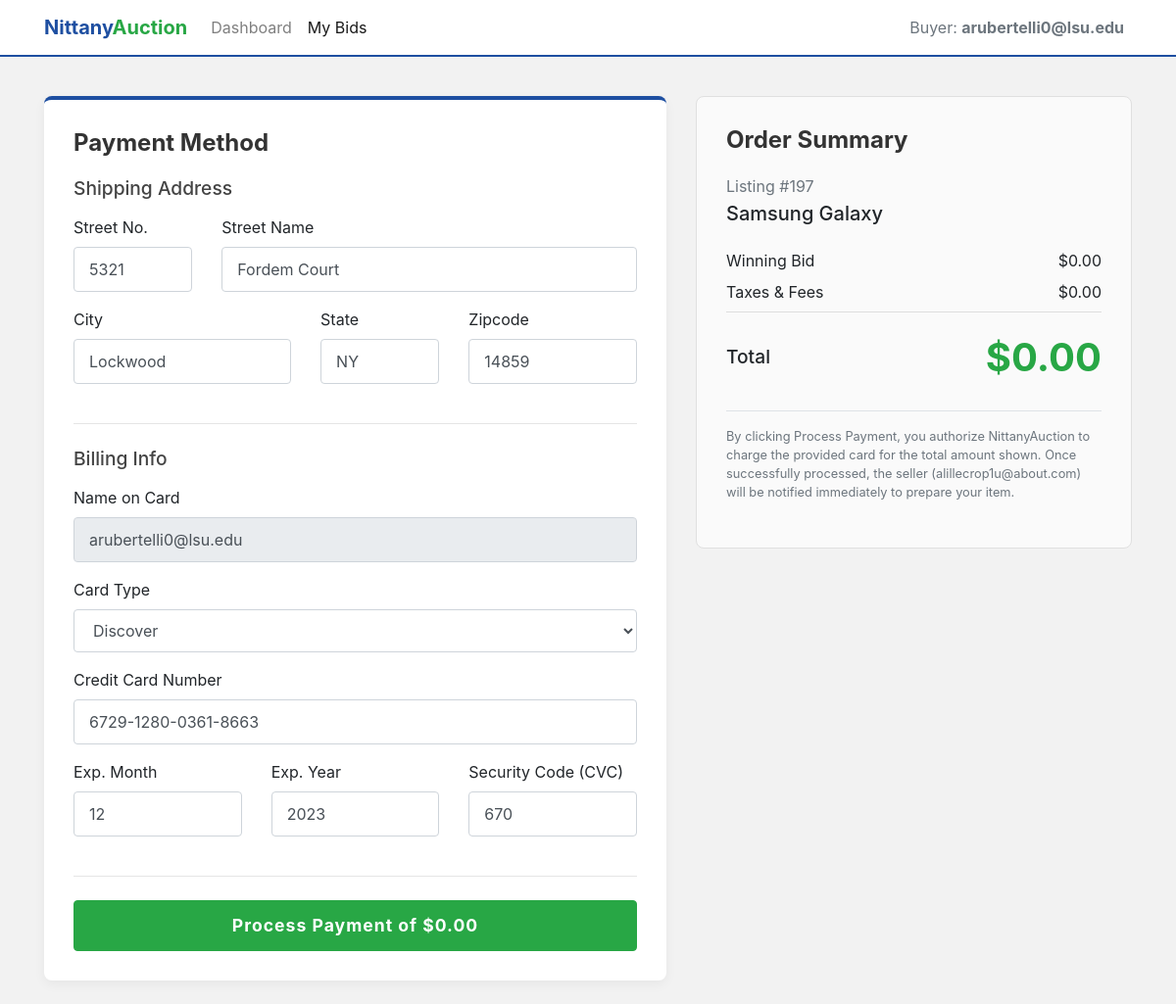
Page /pay/197 (signed in) on the earlier database version.
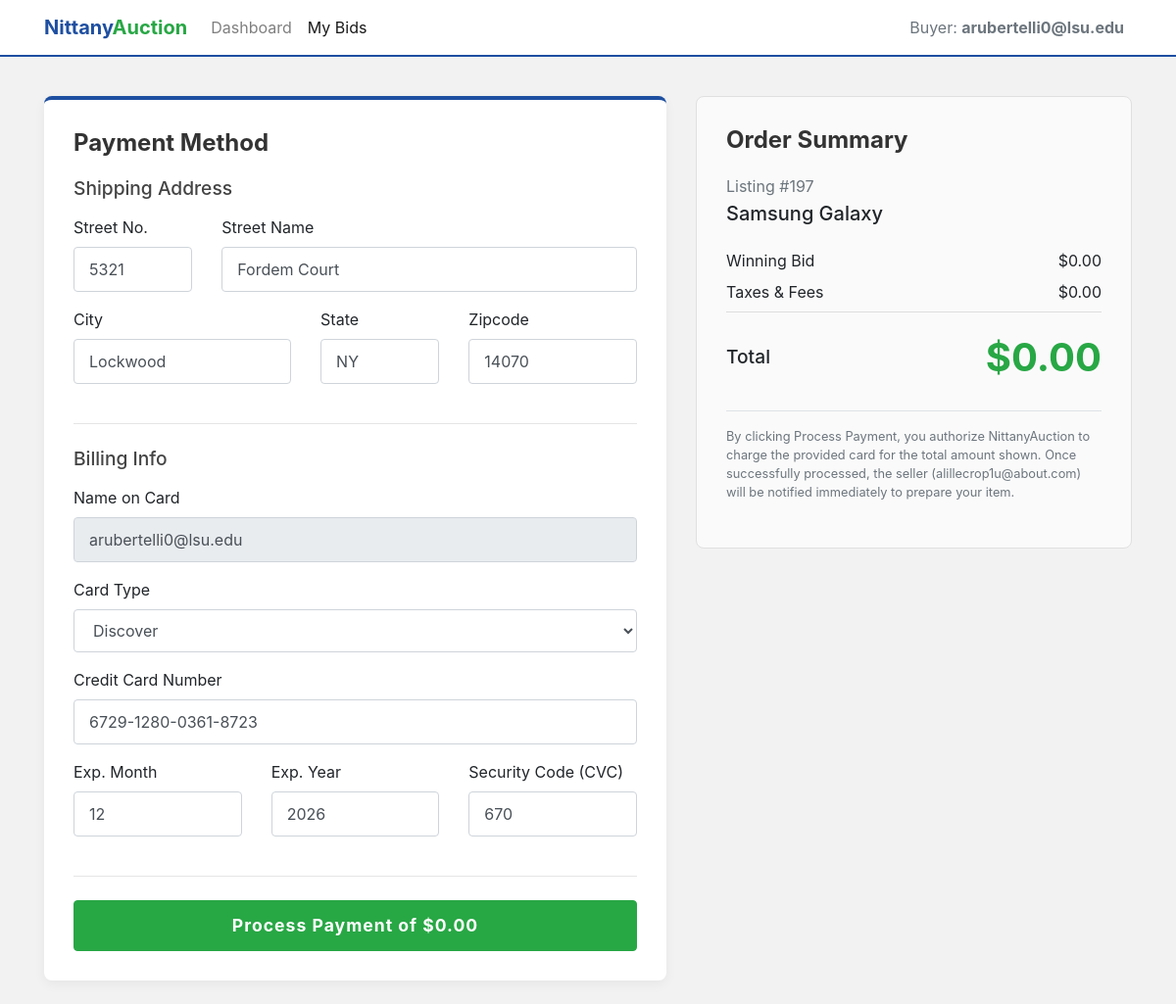
Same page on the later database version.
### tables this page shows
CREATE TABLE Credit_Cards (
    credit_card_num TEXT PRIMARY KEY,
    card_type TEXT NOT NULL, --'Visa', 'Master', 'Discover'
    expire_month INTEGER NOT NULL CHECK (expire_month BETWEEN 1 AND 12),
    expire_year INTEGER NOT NULL,
    security_code TEXT NOT NULL,
    Owner_email TEXT NOT NULL,
    FOREIGN KEY (Owner_email) REFERENCES Users(email)
        ON UPDATE CASCADE
        ON DELETE CASCADE
);

CREATE TABLE "Zipcode_Info"
(
    zipcode INT
        primary key,
    city    TEXT not null,
    state   TEXT not null
);

CREATE TABLE "Address"
(
    address_id  VARCHAR(50)
        primary key,
    zipcode     INT,
    street_num  INT,
    street_name VARCHAR(255),
    
   foreign key (zipcode) references Zipcode_Info (zipcode)
);

CREATE TABLE "Auction_Listings"
(
    Seller_Email        text
        constraint Seller_Email
            references Sellers,
    Listing_ID          integer,
    Category            text,
    Auction_Title       text,
    Product_Name        text,
    Product_Description text,
    Quantity            integer,
    Reserve_Price       real,
    Max_bids            integer,
    Status              integer,
    primary key (Seller_Email, Listing_ID)
);

### app.py (the view)
@app.route('/pay/<int:listing_id>', methods=['GET'])
def pay_item_get(listing_id):
    user_email = session.get('email')
    roles = session.get('roles', [])
    if not user_email or 'bidder' not in roles:
        return redirect(url_for('authenticate', error='Access denied. Bidder account required.'))
    connection = get_connection()
    connection.row_factory = sqlite3.Row
    cursor = connection.cursor()
    cursor.execute('''
        SELECT Seller_Email, Auction_Title, Product_Name
        FROM Auction_Listings
        WHERE Listing_ID = ? AND Status = 2
    ''', (listing_id,))
    item = cursor.fetchone()
    if not item:
        connection.close()
        return redirect(url_for('my_bids'))
    cursor.execute('''
        SELECT MAX(bid_price)
        FROM Bids
        WHERE listing_id = ? AND bidder_email = ?
    ''', (listing_id, user_email))
    amount_owed = cursor.fetchone()[0] or 0.0
    cursor.execute('SELECT * FROM Credit_Cards WHERE Owner_email = ?', (user_email,))
    card = cursor.fetchone()
    cursor.execute('''
        SELECT a.street_num, a.street_name, z.city, z.state, a.zipcode
        FROM Bidders b
        LEFT JOIN Address a ON b.home_address_id = a.address_id
        LEFT JOIN Zipcode_Info z ON a.zipcode = z.zipcode
        WHERE b.email = ?
    ''', (user_email,))
    address = cursor.fetchone()
    connection.close()
    return render_template('pay.html', item=item, amount_owed=amount_owed, card=card, address=address, listing_id=listing_id, email=user_email)

### app.py (called while the page is built)
@app.before_request
def ensure_roles_loaded():
    if 'email' in session and 'roles' not in session:
        connection = get_connection()
        cursor = connection.cursor()
        roles = []
        cursor.execute("SELECT 1 FROM Helpdesk WHERE email = ?", (session['email'],))
        if cursor.fetchone(): roles.append('helpdesk')
        cursor.execute("SELECT 1 FROM Sellers WHERE email = ?", (session['email'],))
        if cursor.fetchone(): roles.append('seller')
        cursor.execute("SELECT 1 FROM Bidders WHERE email = ?", (session['email'],))
        if cursor.fetchone(): roles.append('bidder')
        connection.close()
        session['roles'] = roles

def get_connection():
    conn = sql.connect(DB_NAME)
    return conn

### templates/pay.html (shortened to what the changed rows need)
<!DOCTYPE html>
<html lang="en">
<head>
    <link rel="stylesheet"
          href="https://stackpath.bootstrapcdn.com/bootstrap/4.4.1/css/bootstrap.min.css"
>
</head>
<body>
<nav class="navbar navbar-expand-lg navbar-light">
    <div class="container">
        <div class="collapse navbar-collapse">
            <ul class="navbar-nav ml-auto">
                <li class="nav-item"><span class="nav-link text-muted">Buyer: <strong>{{ email }}</strong></span></li>
            </ul>
        </div>
    </div>
</nav>
<div class="container">
    <div class="row">
        <div class="col-md-7 mb-4">
            <div class="checkout-box">
                <h2 class="section-title">Payment Method</h2>
                <form action="/pay/{{ listing_id }}" method="POST">
                    <div class="row">
                        <div class="col-md-3">
                            <div class="form-group">
                                <label>Street No.</label>
                                <input type="number" class="form-control" name="street_num"
                                       value="{{ address['street_num'] if address else '' }}" placeholder="123" required>
                            </div>
                        </div>
                        <div class="col-md-9">
                            <div class="form-group">
                                <label>Street Name</label>
                                <input type="text" class="form-control" name="street_name"
                                       value="{{ address['street_name'] if address else '' }}" placeholder="Main St" required>
                            </div>
                        </div>
                    </div>
                    <div class="row">
                        <div class="col-md-5">
                            <div class="form-group">
                                <label>City</label>
                                <input type="text" class="form-control" name="city"
                                       value="{{ address['city'] if address else '' }}" placeholder="State College" required>
                            </div>
                        </div>
                        <div class="col-md-3">
                            <div class="form-group">
                                <label>State</label>
                                <input type="text" class="form-control" name="state"
                                       value="{{ address['state'] if address else '' }}" placeholder="PA" required>
                            </div>
                        </div>
                        <div class="col-md-4">
                            <div class="form-group">
                                <label>Zipcode</label>
                                <input type="number" class="form-control" name="zipcode"
                                       value="{{ address['zipcode'] if address else '' }}" placeholder="16801" required>
                            </div>
                        </div>
                    </div>
                    <div class="form-group">
                        <label>Card Type</label>
                        <select class="form-control" name="card_type" required>
                            <option value="Discover" {% if card and card['card_type'] == 'Discover' %}selected{% endif %}>Discover</option>
                        </select>
                    </div>
                    <div class="form-group">
                        <label>Credit Card Number</label>
                        <input type="text" class="form-control" name="credit_card_num"
                               value="{{ card['credit_card_num'] if card else '' }}"
                               placeholder="1234 5678 9101 1121" required>
                    </div>
                    <div class="row">
                        <div class="col-md-4">
                            <div class="form-group">
                                <label>Exp. Month</label>
                                <input type="number" class="form-control" name="expire_month"
                                       value="{{ card['expire_month'] if card else '' }}"
                                       placeholder="MM" min="1" max="12" required>
                            </div>
                        </div>
                        <div class="col-md-4">
                            <div class="form-group">
                                <label>Exp. Year</label>
                                <input type="number" class="form-control" name="expire_year"
                                       value="{{ card['expire_year'] if card else '' }}"
                                       placeholder="YYYY" min="2026" max="2077" required>
                            </div>
                        </div>
                        <div class="col-md-4">
                            <div class="form-group">
                                <label>Security Code (CVC)</label>
                                <input type="text" class="form-control" name="security_code"
                                       value="{{ card['security_code'] if card else '' }}"
                                       placeholder="123" required>
                            </div>
                        </div>
                    </div>
                </form>
            </div>
        </div>
        <div class="col-md-5">
            <div class="summary-box">
                <h3 class="section-title">Order Summary</h3>
                <p class="text-muted mb-1">Listing #{{ listing_id }}</p>
                <h5 class="mb-4">{{ item['Auction_Title'] }}</h5>
                <div class="d-flex justify-content-between mb-2">
                    <span>Winning Bid</span>
                    <span>${{ "{:,.2f}".format(amount_owed) }}</span>
                </div>
                <div class="d-flex justify-content-between mb-2 pb-2" style="border-bottom: 1px solid #ddd;">
                    <span>Taxes & Fees</span>
                    <span>$0.00</span>
                </div>
                <div class="d-flex justify-content-between align-items-center mt-3">
                    <span style="font-size: 1.2rem; font-weight: 500;">Total</span>
                    <span class="price-text">${{ "{:,.2f}".format(amount_owed) }}</span>
                </div>
                <div class="mt-4 pt-3 border-top">
                    <p class="small text-muted">By clicking Process Payment, you authorize NittanyAuction to charge the provided card for the total amount shown. Once successfully processed, the seller ({{ item['Seller_Email'] }}) will be notified immediately to prepare your item.</p>
                </div>
            </div>
        </div>
    </div>
</div>
</body>
</html>

Differences in the rows shown:
removed Credit_Cards: Owner_email "arubertelli0@lsu.edu", card_type "Discover", credit_card_num "6729-1280-0361-8663", expire_month "12", expire_year "2023", security_code "670"
no longer on this page (row unchanged): Zipcode_Info: city "Lockwood", state "NY"
changed Address "Fordem Court": zipcode "14859" → "14070"
added Credit_Cards: card_type "Discover", credit_card_num "6729-1280-0361-8723", expire_month "12", expire_year "2026", security_code "670"
Other differences:
{{ email }}: (not shown) → "arubertelli0@lsu.edu"
form field city: (not shown) → "Lockwood"
form field state: (not shown) → "NY"
